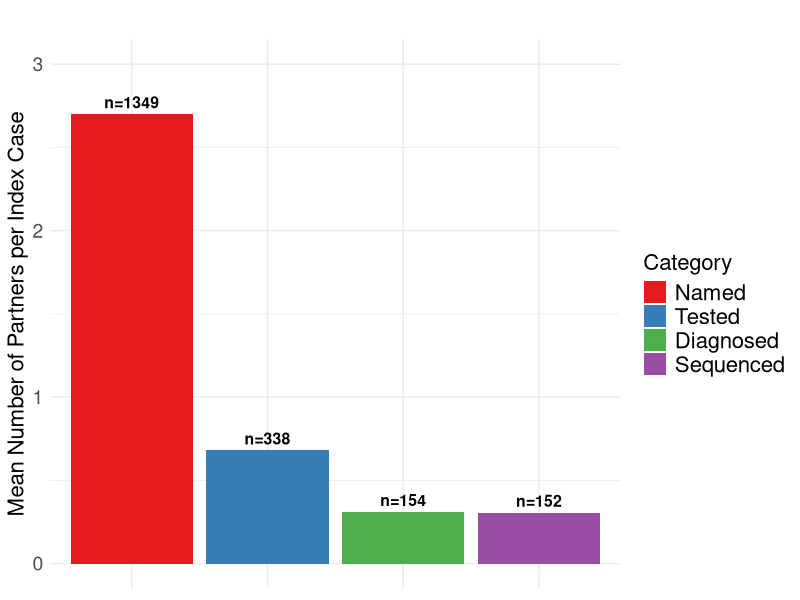

This chart was generated by the following R code:
rm(list=ls())

# Loading necessary libraries
library(tidyr)
library(ggplot2)
library(RColorBrewer)

# Structuring the data with the average values
overall_data <- data.frame(
  Category = c("Named_Mean", "Tested_Mean", "Diagnosed_Mean", "Sequenced_Mean"),
  Value = c(2.7, 338/497, 154/497, 152/497)
)

# Setting the order of the factor levels for Category
overall_data$Category <- factor(overall_data$Category, 
                                levels = c("Named_Mean", "Tested_Mean", "Diagnosed_Mean", "Sequenced_Mean"))

# Plot for overall data

# Create the labels
labels_n = c("n=1349", "n=338", "n=154", "n=152")

# Plot for overall data
p_overall <- ggplot(overall_data, aes(x = Category, y = Value, fill = Category)) +
  geom_bar(stat = "identity", position = "dodge") +
  # Add this line to annotate bars with their value
  #geom_text(aes(label=sprintf("%.2f", Value)), vjust=-0.5, size=4, fontface="bold") + # vjust controls the vertical position of the label (negative values move the label upwards)
  geom_text(aes(label=labels_n), vjust=-0.5, size=4, fontface="bold") +
  labs(title = "",
       y = "Mean Number of Partners per Index Case",
       x = "") +
  scale_fill_brewer(palette="Set1", 
                    breaks=c("Named_Mean", "Tested_Mean", "Diagnosed_Mean", "Sequenced_Mean"),
                    labels=c("Named", "Tested", "Diagnosed", "Sequenced"),
                    name="Category") +
  scale_y_continuous(limits = c(0, 3)) + # Replace 0 and 1 with the range of the race/ethnicity/behavior plot
  theme_minimal() +
  theme(
    plot.title = element_text(size = 18, face = "bold"),
    axis.title.x = element_blank(),
    axis.title.y = element_text(size = 16),
    axis.text.x = element_blank(),   # This will remove the x-axis labels
    axis.text.y = element_text(size = 14),
    legend.text = element_text(size = 16),
    legend.title = element_text(size = 16)
  )

print(p_overall)
